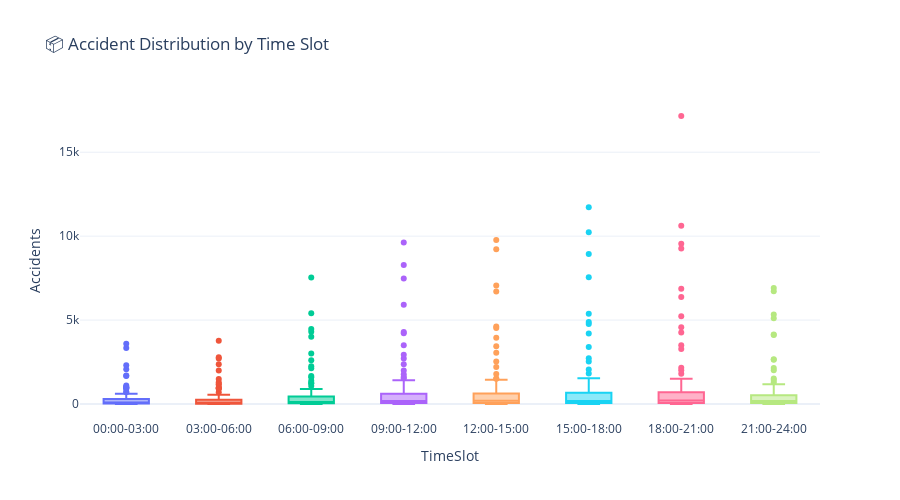

Notebook code cell kept with this figure:
### Code cell
# Box plot - Accident distribution by time
fig = px.box(time_clean, x='TimeSlot', y='Accidents',
             title='📦 Accident Distribution by Time Slot',
             color='TimeSlot')
fig.update_layout(template='plotly_white', height=500, showlegend=False,
                  xaxis={'categoryorder': 'array', 'categoryarray': time_order})
fig.show()
